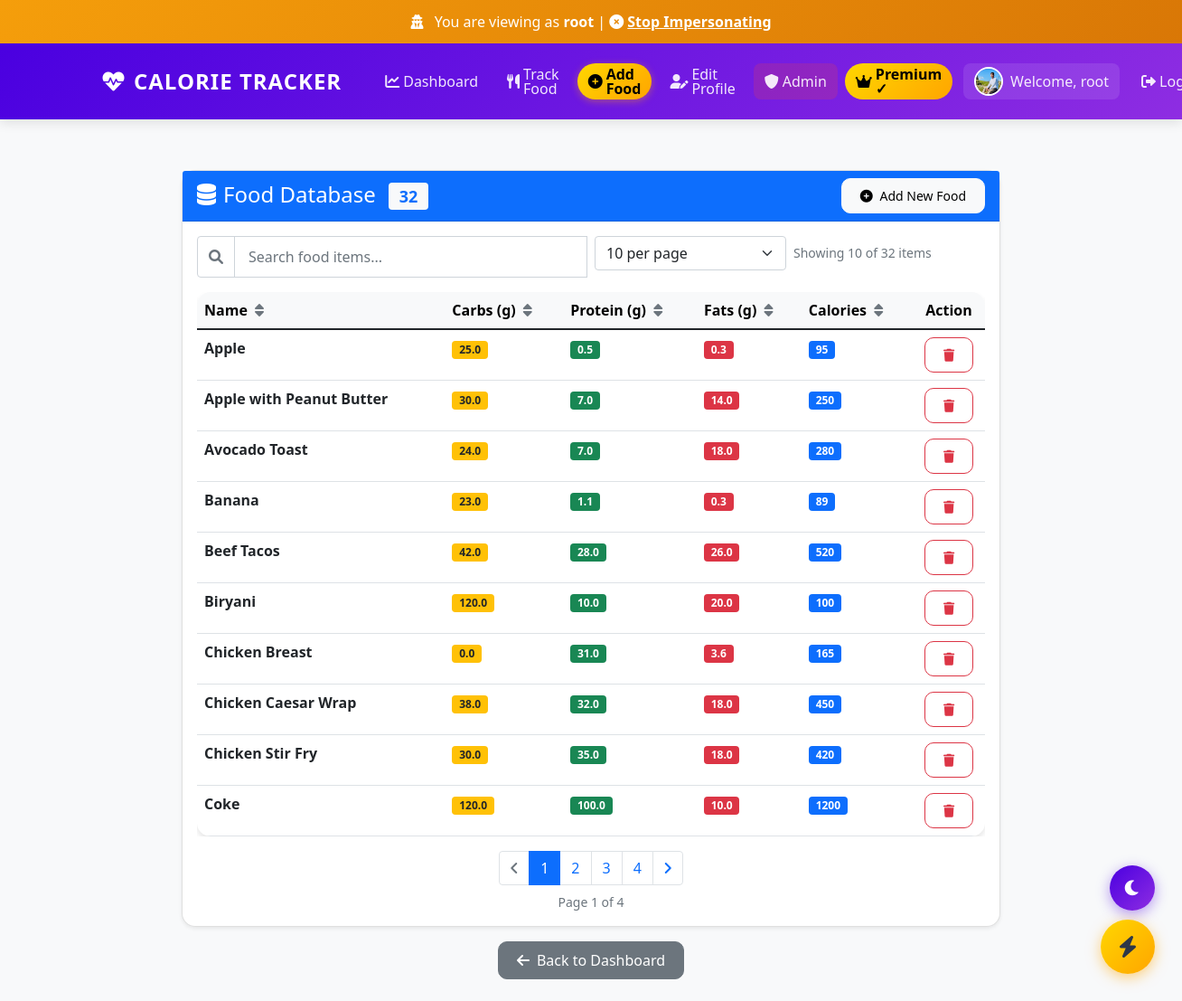
The app's page /add-food/ (signed in) with its own data.
### myapp/models.py (models this page shows, shortened)
class UserProfile(models.Model):
    ACTIVITY_CHOICES = [
        ('sedentary', 'Sedentary (little or no exercise)'),
        ('light', 'Lightly active (light exercise/sports 1-3 days/week)'),
        ('moderate', 'Moderately active (moderate exercise/sports 3-5 days/week)'),
        ('very', 'Very active (hard exercise/sports 6-7 days/week)'),
        ('super', 'Super active (very hard exercise & physical job or training twice per day)')
    ]
    GOAL_CHOICES = [
        ('lose', 'Lose Weight'),
        ('maintain', 'Maintain Weight'),
        ('gain', 'Gain Weight')
    ]
    user = models.OneToOneField(User, on_delete=models.CASCADE)
    date_of_birth = models.DateField(null=True, blank=True)
    height = models.FloatField(help_text="Height in cm", null=True, blank=True)
    weight = models.FloatField(help_text="Weight in kg", null=True, blank=True)
    activity_level = models.CharField(max_length=20, choices=ACTIVITY_CHOICES, default='moderate')
    weight_goal = models.CharField(max_length=10, choices=GOAL_CHOICES, default='maintain')
    daily_calorie_goal = models.IntegerField(default=2000)
    profile_picture = models.ImageField(upload_to='profile_pics/', null=True, blank=True)
    phone_number = models.CharField(max_length=15, blank=True, null=True, help_text="Phone number")
    is_premium = models.BooleanField(default=False)
    premium_until = models.DateTimeField(null=True, blank=True)
    stripe_customer_id = models.CharField(max_length=255, blank=True, null=True, unique=True)
    stripe_subscription_id = models.CharField(max_length=255, blank=True, null=True)
    def is_premium_active(self):
        if self.is_premium and self.premium_until:
            return timezone.now() < self.premium_until
        return False

class Food(models.Model):
    user = models.ForeignKey(User, on_delete=models.CASCADE, null=True, blank=True, related_name='foods')
    name = models.CharField(max_length=100)
    carbs = models.FloatField()
    protein = models.FloatField()
    fats = models.FloatField()
    calories = models.IntegerField()
    fiber = models.FloatField(default=0)
    sugar = models.FloatField(default=0)
    serving_size = models.CharField(max_length=50, default='100g')
    category = models.CharField(max_length=50, blank=True)
    class Meta:
        ordering = ['name']
        verbose_name = 'Food'
        verbose_name_plural = 'Foods'

### myapp/views.py (the view, shortened to what this page needs)
# urls.py: path('add-food/', views.add_food, name='add_food'),
@login_required
def add_food(request):
    foods = Food.objects.filter(user=request.user).order_by('name')
    context = {
        'foods': foods,
        'total_foods': foods.count(),
    }
    return render(request, 'myapp/add_food.html', context)

### myapp/templatetags/custom_filters.py (called while the page is built)
@register.filter
def format_display_name(user):
    full_name = user.get_full_name()
    if full_name:
        name_parts = full_name.strip().split()
        if len(name_parts) >= 2:
            first_name = name_parts[0]
            last_initial = name_parts[-1][0].upper()
            return f"{first_name} {last_initial}."
        else:
            return full_name
    else:
        return user.username

### myapp/templates/myapp/add_food.html (shortened to what this page needs)
{% extends "myapp/base.html" %}
{% block content %}
<div class="container py-4">
    <div class="row justify-content-center">
        <div class="col-lg-10">
            <div class="card shadow-sm">
                <div class="card-header bg-primary text-white d-flex justify-content-between align-items-center">
                    <h4 class="mb-0">
                        <i class="fas fa-database me-2"></i>Food Database
                        <span class="badge bg-light text-primary ms-2" id="totalCount">{{ total_foods }}</span>
                    </h4>
                    <button class="btn btn-light btn-sm" data-bs-toggle="modal" data-bs-target="#addFoodModal">
                        <i class="fas fa-plus-circle me-1"></i> Add New Food
                    </button>
                </div>
                <div class="card-body">
                    <div class="row mb-3 g-2">
                        <div class="col-md-6">
                            <div class="input-group">
                                <span class="input-group-text bg-white">
                                    <i class="fas fa-search text-muted"></i>
                                </span>
                                <input type="text" class="form-control"
                                       placeholder="Search food items..."
                                       id="searchInput"
                                       autocomplete="off">
                            </div>
                        </div>
                        <div class="col-md-3">
                            <select class="form-select" id="itemsPerPage">
                                <option value="10">10 per page</option>
                            </select>
                        </div>
                        <div class="col-md-3">
                            <div class="text-muted small pt-2" id="showingInfo">
                                Showing <span id="showingCount">0</span> of <span id="filteredCount">0</span> items
                            </div>
                        </div>
                    </div>
                    <div class="table-responsive">
                        <table class="table table-hover mb-0" id="foodTable">
                            <thead class="table-light">
                                <tr>
                                    <th class="sort-header" data-sort="name" data-order="asc">
                                        Name <i class="fas fa-sort ms-1 text-muted sort-icon"></i>
                                    </th>
                                    <th class="sort-header" data-sort="carbs" data-order="none">
                                        Carbs (g) <i class="fas fa-sort ms-1 text-muted sort-icon"></i>
                                    </th>
                                    <th class="sort-header" data-sort="protein" data-order="none">
                                        Protein (g) <i class="fas fa-sort ms-1 text-muted sort-icon"></i>
                                    </th>
                                    <th class="sort-header" data-sort="fats" data-order="none">
                                        Fats (g) <i class="fas fa-sort ms-1 text-muted sort-icon"></i>
                                    </th>
                                    <th class="sort-header" data-sort="calories" data-order="none">
                                        Calories <i class="fas fa-sort ms-1 text-muted sort-icon"></i>
                                    </th>
                                    <th class="text-center" style="width: 80px;">Action</th>
                                </tr>
                            </thead>
                            <tbody id="foodTableBody">
                                {% for food in foods %}
                                <tr class="food-row"
                                    data-id="{{ food.id }}"
                                    data-name="{{ food.name|lower }}"
                                    data-carbs="{{ food.carbs }}"
                                    data-protein="{{ food.protein }}"
                                    data-fats="{{ food.fats }}"
                                    data-calories="{{ food.calories }}">
                                    <td><strong class="food-name">{{ food.name }}</strong></td>
                                    <td><span class="badge bg-warning text-dark">{{ food.carbs }}</span></td>
                                    <td><span class="badge bg-success">{{ food.protein }}</span></td>
                                    <td><span class="badge bg-danger">{{ food.fats }}</span></td>
                                    <td><span class="badge bg-primary">{{ food.calories }}</span></td>
                                    <td class="text-center">
                                        <button type="button" class="btn btn-outline-danger btn-sm delete-btn"
                                                data-id="{{ food.id }}"
                                                data-name="{{ food.name }}"
                                                title="Delete food item">
                                            <i class="fas fa-trash"></i>
                                        </button>
                                    </td>
                                </tr>
                                {% endfor %}
                            </tbody>
                        </table>
                    </div>
                    <nav aria-label="Food items pagination" class="mt-3" id="paginationNav">
                        <ul class="pagination justify-content-center mb-0" id="pagination">
                        </ul>
                        <div class="text-center mt-2 text-muted small" id="pageInfo"></div>
                    </nav>
                </div>
            </div>
            <div class="text-center mt-3">
                <a href="{% url 'dashboard' %}" class="btn btn-secondary">
                    <i class="fas fa-arrow-left me-2"></i>Back to Dashboard
                </a>
            </div>
        </div>
    </div>
</div>
{% endblock %}

### myapp/templates/myapp/base.html (shortened to what this page needs)
{% load custom_filters %}
<!DOCTYPE html>
<html lang="en" data-theme="light">
<head>
    <link href="https://cdn.jsdelivr.net/npm/bootstrap@5.1.3/dist/css/bootstrap.min.css" rel="stylesheet">
    <link rel="stylesheet" href="https://cdnjs.cloudflare.com/ajax/libs/font-awesome/6.0.0/css/all.min.css">
    <link href="https://unpkg.com/aos@2.3.1/dist/aos.css" rel="stylesheet">
</head>
<body>
    {% if request.session.impersonator_id %}
    <div class="impersonation-banner">
        <i class="fas fa-user-secret me-2"></i>
        You are viewing as <strong>{{ user.username }}</strong> |
        <a href="{% url 'stop_impersonation' %}">
            <i class="fas fa-times-circle me-1"></i>Stop Impersonating
        </a>
    </div>
    {% endif %}
    <div class="toast-container" id="toastContainer"></div>
    <div class="container-fluid px-0 page-content">
        <nav class="navbar navbar-expand-lg navbar-dark">
            <div class="container">
                <a class="navbar-brand" href="{% url 'dashboard' %}">
                    <i class="fas fa-heart-pulse"></i>
                    Calorie Tracker
                </a>
                <div class="collapse navbar-collapse" id="navbarNav">
                    <ul class="navbar-nav ms-auto">
                        {% if user.is_authenticated %}
                        <li class="nav-item">
                            <a class="nav-link {% if request.path == '/' %}active{% endif %}" href="{% url 'dashboard' %}">
                                <i class="fas fa-chart-line me-1"></i> Dashboard
                            </a>
                        </li>
                        <li class="nav-item">
                            <a class="nav-link {% if request.path == '/track/' %}active{% endif %}" href="{% url 'index' %}">
                                <i class="fas fa-utensils me-1"></i> Track Food
                            </a>
                        </li>
                        <li class="nav-item">
                            <a class="nav-link {% if request.path == '/add-food/' %}active{% endif %}" href="{% url 'add_food' %}">
                                <i class="fas fa-plus-circle me-1"></i> Add Food
                            </a>
                        </li>
                        <li class="nav-item">
                            <a class="nav-link {% if request.path == '/profile/edit/' %}active{% endif %}" href="{% url 'edit_profile' %}">
                                <i class="fas fa-user-edit me-1"></i> Edit Profile
                            </a>
                        </li>
                        {% if user.is_staff or user.is_superuser %}
                        <li class="nav-item">
                            <a class="nav-link {% if '/control-panel' in request.path %}active{% endif %}" href="{% url 'admin_dashboard' %}" style="background: rgba(239, 68, 68, 0.2); border-radius: 8px;">
                                <i class="fas fa-shield-alt me-1"></i> Admin
                            </a>
                        </li>
                        {% endif %}
                        <li class="nav-item">
                            {% if user.userprofile.is_premium_active %}
                                <span class="nav-link" style="background: linear-gradient(135deg, #FFD700 0%, #FFA500 100%); border-radius: 20px; color: black !important; font-weight: bold;">
                                    <i class="fas fa-crown me-1"></i> Premium ✓
                                </span>
                            {% else %}
                                <a class="nav-link btn btn-warning btn-sm" href="{% url 'subscription_plans' %}" style="color: black !important; font-weight: bold;">
                                    <i class="fas fa-crown me-1"></i> Go Premium
                                </a>
                            {% endif %}
                        </li>
                        <li class="nav-item">
                            <span class="nav-link welcome-text">
                                {% if user.userprofile.profile_picture %}
                                <img src="{{ user.userprofile.profile_picture.url }}" alt="Profile" style="width: 32px; height: 32px; border-radius: 50%; object-fit: cover; margin-right: 0.5rem; border: 2px solid white;">
                                {% else %}
                                <i class="fas fa-user me-1"></i>
                                {% endif %}
                                Welcome, {{ user|format_display_name }}
                            </span>
                        </li>
                        <li class="nav-item">
                            <form action="{% url 'logout' %}" method="post" class="d-inline">
                                <button type="submit" class="nav-link btn btn-link" style="border: none; background: none;">
                                    <i class="fas fa-sign-out-alt me-1"></i> Logout
                                </button>
                            </form>
                        </li>
                        {% else %}
                        <li class="nav-item">
                            <a class="nav-link" href="{% url 'login' %}">
                                <i class="fas fa-sign-in-alt me-1"></i> Login
                            </a>
                        </li>
                        {% endif %}
                    </ul>
                </div>
            </div>
        </nav>
    </div>
    <div class="container">
        {% block content %}
        {% endblock %}
    </div>
    <button class="theme-toggle" id="themeToggle" title="Toggle Dark Mode">
        <i class="fas fa-moon" id="themeIcon"></i>
    </button>
    {% if user.is_authenticated %}
    <div class="fab-container">
        <button class="fab-main" id="fabMain" title="Quick Actions">
            <i class="fas fa-bolt"></i>
        </button>
    </div>
    {% endif %}
</body>
</html>

### myapp/templates/myapp/add_food.html (style rules this page uses)
.food-row { transition: all 0.2s ease; }
.sort-header { cursor: pointer; user-select: none; white-space: nowrap; }
.sort-icon { transition: transform 0.2s; }
.fade-in { animation: fadeIn 0.3s ease; }

### records on screen
Food: name "Apple", carbs "25.0", protein "0.5", fats "0.3", calories "95"
Food: name "Apple with Peanut Butter", carbs "30.0", protein "7.0", fats "14.0", calories "250"
Food: name "Avocado Toast", carbs "24.0", protein "7.0", fats "18.0", calories "280"
Food: name "Banana", carbs "23.0", protein "1.1", fats "0.3", calories "89"
Food: name "Beef Tacos", carbs "42.0", protein "28.0", fats "26.0", calories "520"
Food: name "Biryani", carbs "120.0", protein "10.0", fats "20.0", calories "100"
Food: name "Chicken Breast", carbs "0.0", protein "31.0", fats "3.6", calories "165"
Food: name "Chicken Caesar Wrap", carbs "38.0", protein "32.0", fats "18.0", calories "450"
Food: name "Chicken Stir Fry", carbs "30.0", protein "35.0", fats "18.0", calories "420"
Food: name "Coke", carbs "120.0", protein "100.0", fats "10.0", calories "1200"

### other values on screen
{{ user.username }} "root"
{{ user|format_display_name }} "root"
{{ total_foods }} "32"
